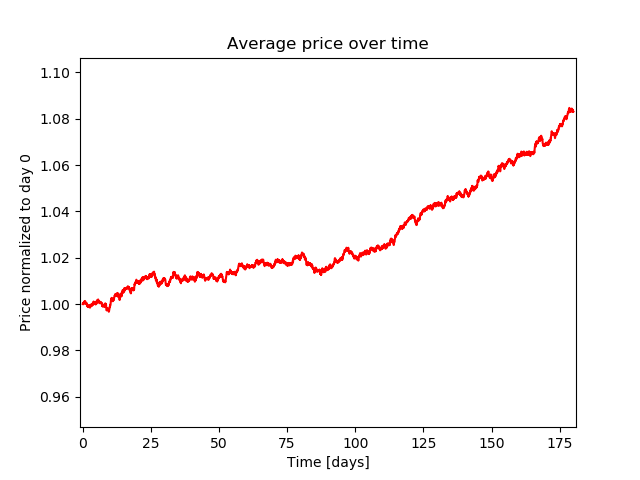

Python code for this plot:
def stepstock(x0,mu,sig,T,N):
    dt=T/N
    r=numpy.random.normal(0,1,N)
    x=numpy.zeros(N+1)
    x[0]=x0
    for i in range(1,N+1):
        x[i]=x[i-1]+mu*dt*x[i-1]+sig*x[i-1]*r[i-1]*numpy.sqrt(dt)
    return x


#Main program
import numpy
import matplotlib.pyplot as plt
T=180
N=5000
R=200
avg=0
xm=numpy.zeros(N+1)
for j in range(R):
    xout=stepstock(1,0.0005,0.02,T,N)
    avg+=xout[-1]
    xm+=xout
avg/=R
xm/=R
print("The average stock price after %d days is %g times the initial price"%(T,avg))
time=numpy.linspace(0,T,N+1)
plt.plot(time,xm,"r-")
plt.title("Average price over time")
plt.xlabel("Time [days]")
plt.ylabel("Price normalized to day 0")
plt.axis([-1,T+1,0.95*numpy.min(xm),1.02*numpy.max(xm)])
plt.savefig("ej8.42.png")
#plt.show()
